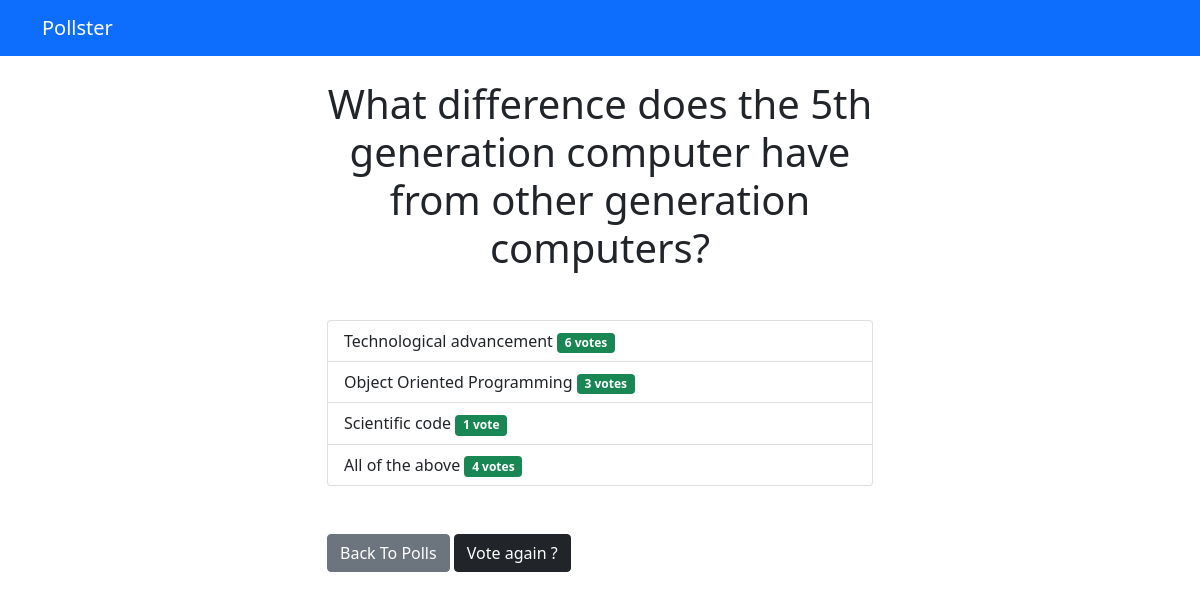
The page /polls/4/results/ on the database its author committed.
### polls/models.py (models this page shows, shortened)
class Question(models.Model):
    question_text = models.CharField(max_length=200)
    pub_date = models.DateTimeField('date published')

class Choice(models.Model):
    question = models.ForeignKey(Question, on_delete=models.CASCADE)
    choice_text = models.CharField(max_length=200)
    votes = models.IntegerField(default=0)

### polls/views.py (the view)
# urls.py: path('<int:question_id>/results/', views.results, name='results'),
def results(request, question_id):
    question = get_object_or_404(Question, pk=question_id)
    return render(request, 'polls/results.html', {'question': question})

### templates/polls/results.html
{% extends 'base.html' %}
{% block content %}
    <h1 class="mb-5 text-center">{{ question.question_text }}</h1>
    <ul class="list-group mb-5">
        {% for choice in question.choice_set.all %}
        <li class="list-group-item">
            {{ choice.choice_text }}
            <span class="badge bg-success text-white">
                {{ choice.votes }} vote{{ choice.votes | pluralize }}
            </span>
        </li>
        {% endfor %}
    </ul>
    <a class="btn btn-secondary" href="{% url 'polls:index' %}">Back To Polls</a>
    <a class="btn btn-dark" href="{% url 'polls:detail' question.id %}">Vote again ?</a>
{% endblock %}

### rows shown on the page
Question: question_text "What difference does the 5th generation computer have from other generation computers?"
Choice: choice_text "Technological advancement", votes "6", votes|pluralize "s"
Choice: choice_text "Object Oriented Programming", votes "3", votes|pluralize "s"
Choice: choice_text "Scientific code", votes "1"
Choice: choice_text "All of the above", votes "4", votes|pluralize "s"
